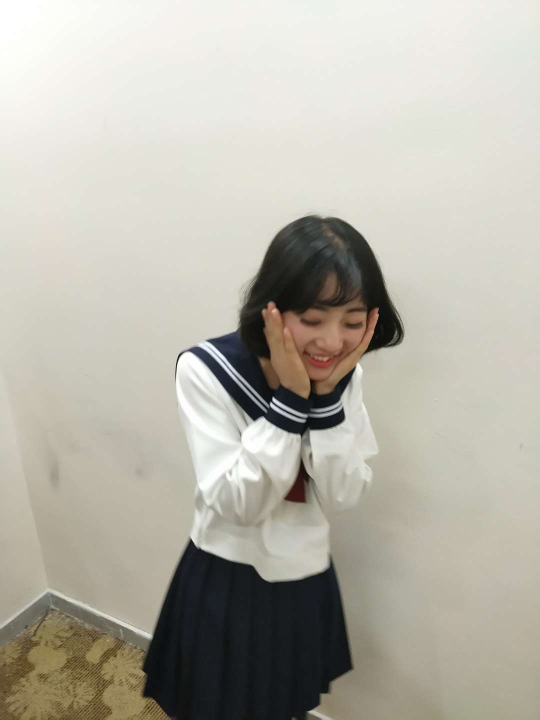
//> input picture project_code/VC_FANFUHAN_OPENCV/images/1.jpg, 1080 x 1440 px, given in place of vtest.avi, which was not available (shown at 1/2 size)
$ ./VC_FANFUHAN_OPENCV086   (built with g++ and OpenCV 4)
//> lines starting //> are read from the running program, lines starting //| are printed output that depends on the picture; pictures that were not available may be replaced by others from this repository, and a replacement may not be noted
// VC_FANFUHAN_OPENCV086.cpp : 定義主控台應用程式的進入點。
//
/*
// Debug | x32
通用屬性
| C/C++
|	| 一般
|		| 其他 Include 目錄 -> ..\..\opencv411_x64\include
|
| 連結器
| 	|一一般
|		|  其他程式庫目錄 -> ..\..\opencv411_x64\lib
|
| 	|一輸入
|		| 其他相依性 -> opencv_world411d.lib;%(AdditionalDependencies)

// Releas | x64
組態屬性
| C/C++
|	| 一般
|		| 其他 Include 目錄 -> ..\..\opencv411_x64\include;%(AdditionalDependencies)
|
| 連結器
| 	|一般
|		| 其他程式庫目錄 -> ..\..\opencv411_x64\lib;%(AdditionalDependencies)
|
| 	|一輸入
|		| 其他相依性 -> opencv_world411.lib;%(AdditionalDependencies)

*/

#include "stdafx.h"
#include <iostream>
#include <opencv2/opencv.hpp>
#include <opencv2/core/core.hpp>
#include <opencv2/highgui/highgui.hpp>

using namespace std;
using namespace cv;

void blur_demo(Mat &image, Mat &sum);
void edge_demo(Mat &image, Mat &sum);
int getblockSum(Mat &sum, int x1, int y1, int x2, int y2, int i);

void showHistogram(InputArray src, cv::String StrTitle);
void backProjection_demo(Mat &mat, Mat &model);
void blur3x3(Mat &src, Mat *det);

void add_salt_pepper_noise(Mat &image);
void add_gaussian_noise(Mat &image);

void USMImage(Mat src, Mat &usm, float fltPar);

void pyramid_up(Mat &image, vector<Mat> &pyramid_images, int level);
void pyramid_down(vector<Mat> &pyramid_images);

void laplaian_demo(vector<Mat> &pyramid_images, Mat &image);

void connected_component_demo(Mat &image);
void componentwithstats_demo(Mat &image);

void contours_info(Mat &image, vector<vector<Point>> &pts);
void contours_info(Mat &image, vector<vector<Point>> &pts, int threshold01, int threshold02);

void  open_demo(bool blnopen);
void  close_demo();

void sort_box(vector<Rect> &boxes);
Mat get_template(Mat &binary, vector<Rect> &rects);
void detect_defects(Mat &binary, vector<Rect> &rects, Mat &tpl, vector<Rect> &defects);

void process_frame(Mat &image);

vector<Point2f> featurePoints;
vector<Scalar> color_lut;
RNG rng;
void draw_lines(Mat &image, vector<Point2f> pt1, vector<Point2f> pt2);

// [5 lines left out: function pause, not called in this run]
int main()
{
	VideoCapture capture("../../images/vtest.avi");
	if (!capture.isOpened()) {
		cout << "could not open video.." << endl;
		pause();
		return -1;
	}
	else
	{
		int fps = capture.get(CAP_PROP_FPS);
		int width = capture.get(CAP_PROP_FRAME_WIDTH);
		int height = capture.get(CAP_PROP_FRAME_HEIGHT);
		int num_of_frames = capture.get(CAP_PROP_FRAME_COUNT);
		printf("frame width: %d, frame height: %d, FPS : %d \n", width, height, fps);

		// 读取第一帧
		Mat preFrame, preGray;
		capture.read(preFrame);
//> preFrame is the input picture: 1440 rows x 1080 cols, CV_8UC3; mean B, G, R 169.3, 180, 183.1
		cvtColor(preFrame, preGray, COLOR_BGR2GRAY);
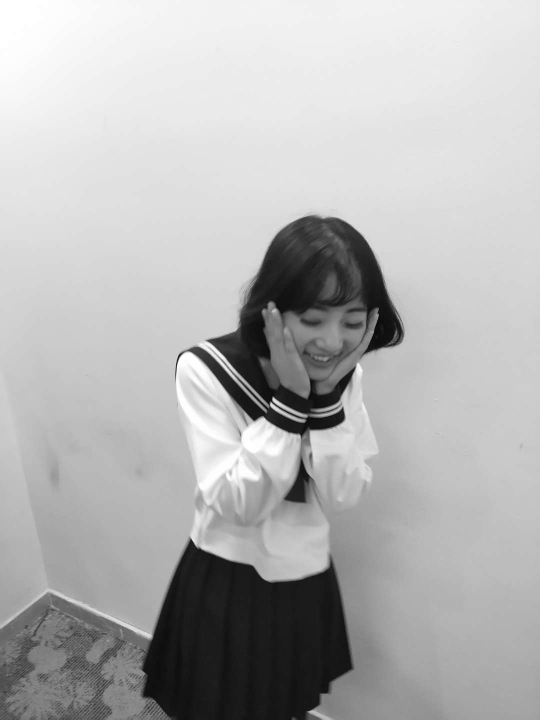
//> preGray: 1440 rows x 1080 cols, CV_8UC1 (shown at 1/2 size); min 0, max 255, mean 179.6

		// 进行色彩展示
		Mat hsv = Mat::zeros(preFrame.size(), preFrame.type());
		vector<Mat> mv;
		split(hsv, mv); //将hsv三通道分离
		Mat mag = Mat::zeros(hsv.size(), CV_32FC1);
		Mat ang = Mat::zeros(hsv.size(), CV_32FC1);
		Mat xpts = Mat::zeros(hsv.size(), CV_32FC1);
		Mat ypts = Mat::zeros(hsv.size(), CV_32FC1);

		// 光流参数
		Mat frame, gray;
		Mat_<Point2f> flow;

		while (true) {
			bool ret = capture.read(frame);
			if (!ret) break;
			imshow("frame", frame);
			cvtColor(frame, gray, COLOR_BGR2GRAY);

			// 计算稠密光流
			/*
			void cv::calcOpticalFlowFarneback(
			InputArray 	prev,
			InputArray 	next,
			InputOutputArray 	flow,
			double 	pyr_scale,
			int 	levels,
			int 	winsize,
			int 	iterations,
			int 	poly_n,
			double 	poly_sigma,
			int 	flags
			)
			prev 前一帧
			next 后一帧
			flow 光流，计算得到的移动能量场
			pyr_scale 金字塔放缩比率
			levels 金字塔层级数目
			winsize 表示窗口大小
			iterations 表示迭代次数
			poly_n 表示光流生成时候，对邻域像素的多项式展开，n越大越模糊越稳定
			poly_sigma 表示光流多项式展开时候用的高斯系数，n越大，sigma应该适当增加
			flags有两个OPTFLOW_USE_INITIAL_FLOW表示使用盒子模糊进行初始化光流
			OPTFLOW_FARNEBACK_GAUSSIAN表示使用高斯窗口
			*/
			calcOpticalFlowFarneback(preGray, gray, flow, 0.5, 3, 15, 3, 5, 1.2, 0);

			for (int row = 0; row < flow.rows; row++)
			{
				for (int col = 0; col < flow.cols; col++)
				{
					const Point2f& flow_xy = flow.at<Point2f>(row, col);
					xpts.at<float>(row, col) = flow_xy.x;
					ypts.at<float>(row, col) = flow_xy.y;
				}
			}
			// 将光流坐标转化到极坐标下
			cartToPolar(xpts, ypts, mag, ang);
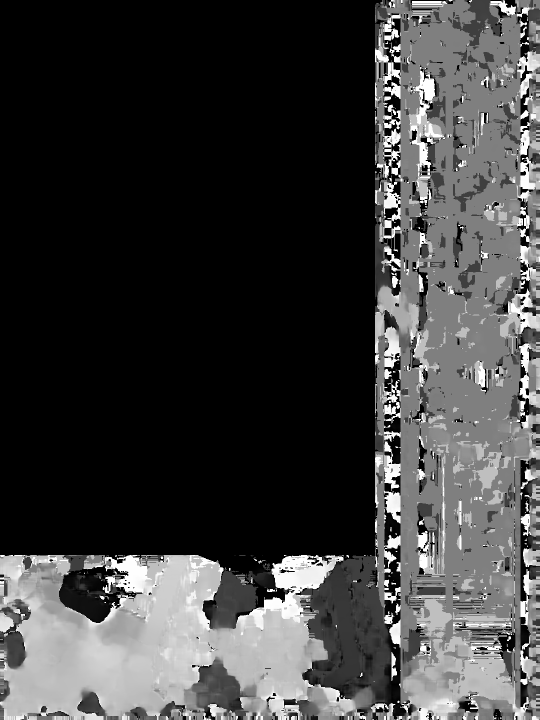
//> ang: 1440 rows x 1080 cols, CV_32FC1 (shown at 1/2 size); min 0, max 6.28, mean 1.53; drawn with min black and max white
			ang = ang * 180.0 / CV_PI / 2.0;
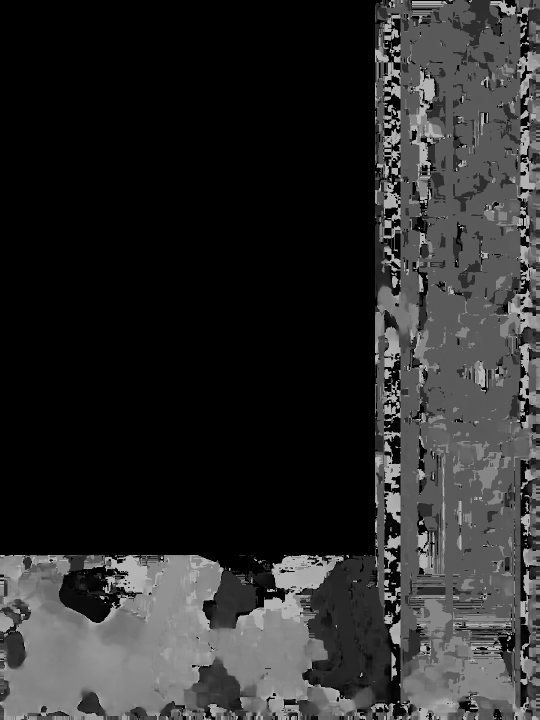
//> ang: 1440 rows x 1080 cols, CV_32FC1 (shown at 1/2 size); min 0, max 180, mean 43.9
			normalize(mag, mag, 0, 255, NORM_MINMAX);
			convertScaleAbs(mag, mag);
//> mag: 1440 rows x 1080 cols, CV_8UC1
			convertScaleAbs(ang, ang);
//> ang: 1440 rows x 1080 cols, CV_8UC1
			mv[0] = ang;
//> mv[1]: 1440 rows x 1080 cols, CV_8UC1; every value is 0
			mv[1] = Scalar(255);
//> mv[1]: 1440 rows x 1080 cols, CV_8UC1; every value is 255
			mv[2] = mag;
			merge(mv, hsv);  // 三通道合并
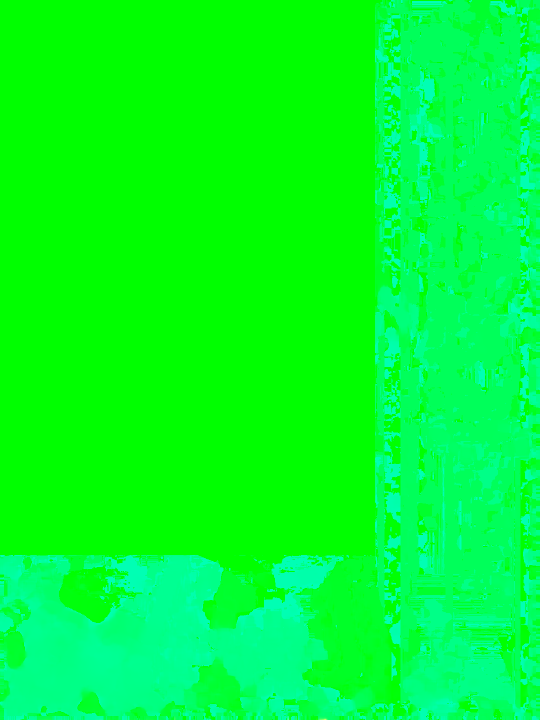
//> hsv: 1440 rows x 1080 cols, CV_8UC3 (shown at 1/2 size); mean B, G, R 43.9, 255, 0
			Mat bgr;
			cvtColor(hsv, bgr, COLOR_HSV2BGR);
			imshow("result", bgr);

			int ch = waitKey(5);
//> the Esc key is pressed
			if (ch == 27) {
				break;
			}
		}

	}
	return 0;
}

// [478 lines left out: functions draw_lines, process_frame, detect_defects, get_template, sort_box, close_demo and 10 more, not called in this run]

/**
* 3x3 sobel 垂直边缘检测演示
*/
// [212 lines left out: functions edge_demo, getblockSum, add_gaussian_noise, add_salt_pepper_noise, blur3x3, backProjection_demo and 1 more, not called in this run]
